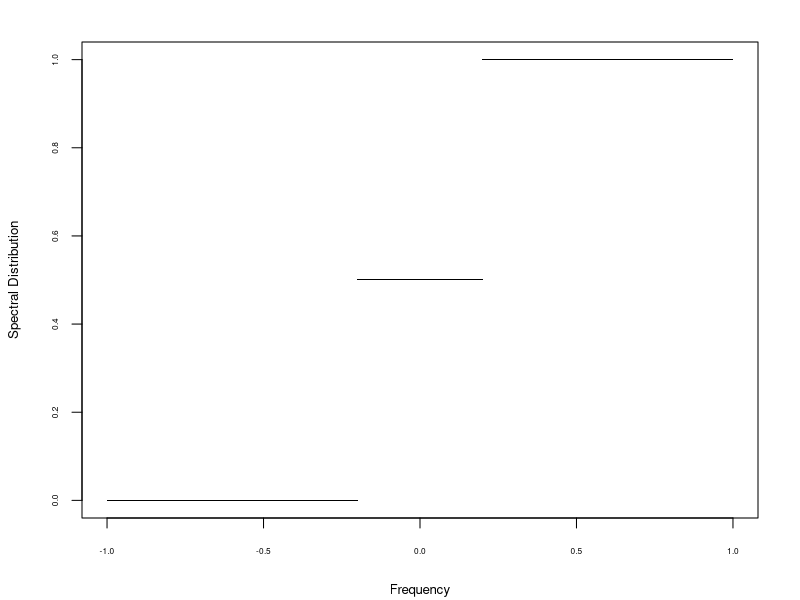
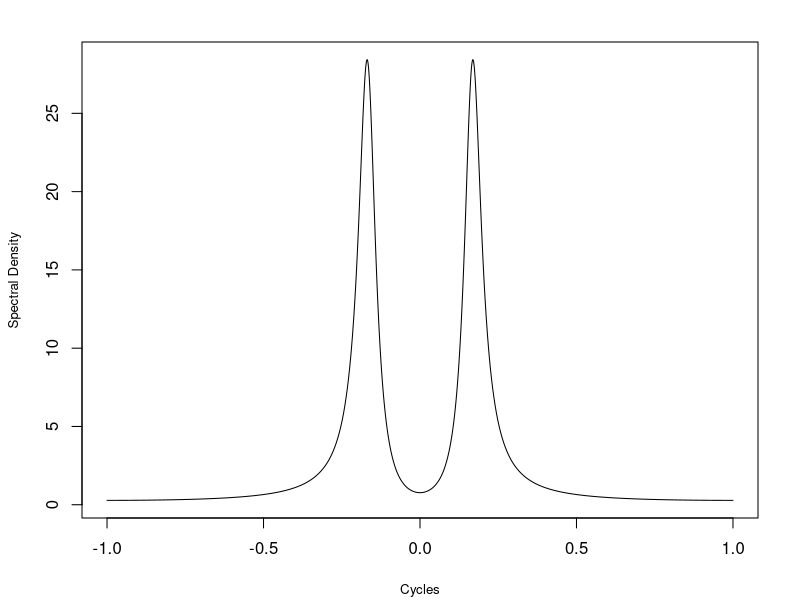
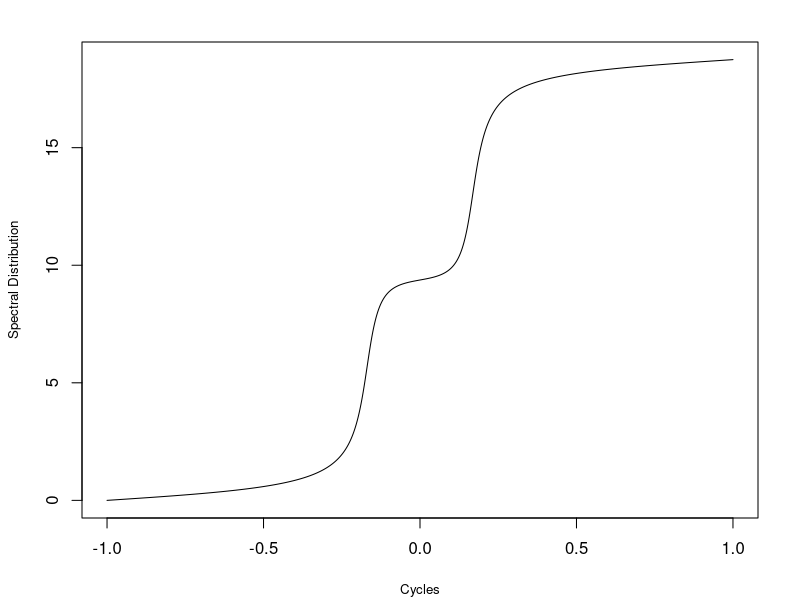

Here is the R script that generated these plots, in order:
## ---- chunk 1
knitr::opts_knit$set(root.dir = 'C:/Users/neide/OneDrive/Documents/GitHub/BEwebinar/Data')
## ---- chunk 2
theta <- pi/5
sig2 <- 1/pi
grid <- 1000
lambda <- pi*rep(0,grid+1)/grid
lambda <- c(rev(lambda),lambda[-1])
j <- grid*theta/pi
F.distr <- 0*cos(0*lambda)
F.distr[(grid+1-j):(grid+j)] <- .5*pi*sig2
F.distr[(grid+1+j):(2*grid+1)] <- pi*sig2
par(mar=c(4,4,2,2)+0.1,cex.lab=.8)
plot(ts(F.distr,start=-1,frequency=grid),xlab="Frequency",
	ylab="Spectral Distribution",yaxt="n",xaxt="n",type="points",pch=".")
axis(1,cex.axis=.5)
axis(2,cex.axis=.5)
## ---- chunk 3
armapq.spec <- function(ar.coef,ma.coef,sigma,mesh)
{
	p <- length(ar.coef)
	q <- length(ma.coef)
	lambda <- pi*seq(0,mesh)/mesh
	spec.ar <- rep(1,mesh+1) 
	if(p > 0)
	{
		for(k in 1:p)
		{
			spec.ar <- spec.ar - ar.coef[k]*exp(-1i*lambda*k)
		}
	}
	spec.ma <- rep(1,mesh+1) 
	if(q > 0)
	{
		for(k in 1:q)
		{
			spec.ma <- spec.ma + ma.coef[k]*exp(-1i*lambda*k)
		}
	}
	spec <- sigma^2*Mod(spec.ma)^2/Mod(spec.ar)^2
	return(spec)
}
## ---- chunk 4
armapq.distr <- function(ar.coef,ma.coef,sigma,mesh)
{

	f.spec <- armapq.spec(ar.coef,ma.coef,sigma,mesh)
	f.spec <- c(rev(f.spec),f.spec[-1])
	f.distr <- rep(0,2*mesh+1)
	for(i in 1:(2*mesh))
	{	
		f.distr[i+1] <- f.distr[i] + (f.spec[i]+f.spec[i+1])/2
	}
	f.distr <- pi*f.distr/mesh
	return(f.distr)
}
## ---- chunk 5
mesh <- 1000
rho <- .9
omega <- pi/6
ar.coef <- c(2*rho*cos(omega),-1*rho^2)
ma.coef <- -1*rho*cos(omega)
spec <- armapq.spec(ar.coef,ma.coef,1,mesh)
plot(ts(c(rev(spec),spec[-1]),start=-1,frequency=mesh),xlab="Cycles",ylab="Spectral Density",main="")
spec <- armapq.distr(ar.coef,ma.coef,1,mesh)
plot(ts(spec,start=-1,frequency=mesh),xlab="Cycles",ylab="Spectral Distribution",main="")
